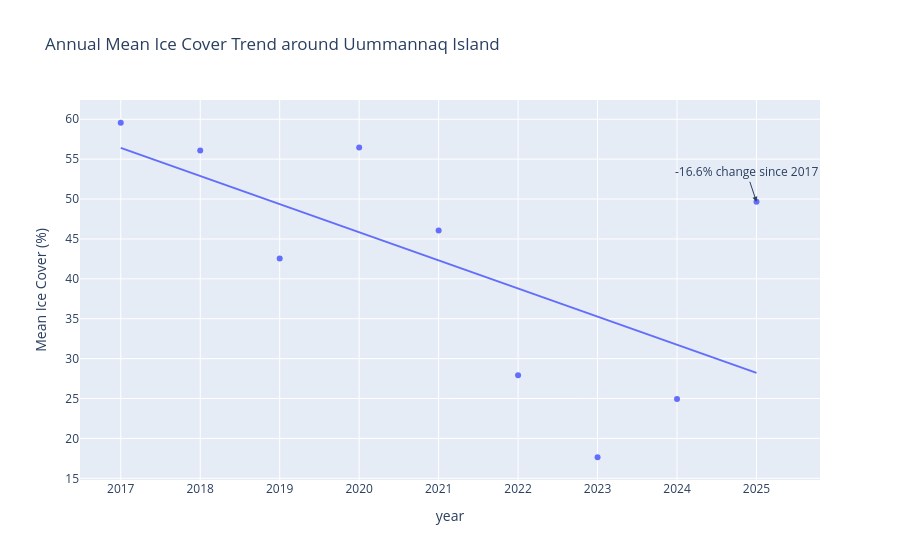

The notebook cell saved with this chart:
### Code cell
# %% [code]
import plotly.express as px

# 1. Annual Mean Ice Cover Trend with Regression & Change Annotation
annual = df.groupby('year')['ice_pct'].mean().reset_index()
annual['ice_pct'] *= 100  # to percent

fig = px.scatter(
    annual, x='year', y='ice_pct', trendline='ols',
    labels={'ice_pct':'Mean Ice Cover (%)'},
    title='Annual Mean Ice Cover Trend around Uummannaq Island'
)
# Annotate overall percent change from first to last year
first, last = annual.iloc[0], annual.iloc[-1]
pct_change = (last.ice_pct - first.ice_pct) / first.ice_pct * 100
fig.add_annotation(
    x=last.year, y=last.ice_pct,
    text=f"{pct_change:.1f}% change since {int(first.year)}",
    showarrow=True, arrowhead=2
)
fig.show()

### Figure 1 — Plotly figure (JSON) as saved in the notebook; plotly's stock layout.template omitted (floating-point values rounded to 4 significant figures)
{"data": [{"hovertemplate": "year=%{x}<br>Mean Ice Cover (%)=%{y}<extra></extra>", "legendgroup": "", "marker": {"color": "#636efa", "symbol": "circle"}, "mode": "markers", "name": "", "orientation": "v", "showlegend": false, "type": "scatter", "x": [2017, 2018, 2019, 2020, 2021, 2022, 2023, 2024, 2025], "xaxis": "x", "y": [59.56, 56.09, 42.54, 56.46, 46.05, 27.92, 17.64, 24.93, 49.66], "yaxis": "y"}, {"hovertemplate": "<b>OLS trendline</b><br>ice_pct = -3.52408 * year + 7164.48<br>R<sup>2</sup>=0.397740<br><br>year=%{x}<br>Mean Ice Cover (%)=%{y} <b>(trend)</b><extra></extra>", "legendgroup": "", "marker": {"color": "#636efa", "symbol": "circle"}, "mode": "lines", "name": "", "showlegend": false, "type": "scatter", "x": [2017, 2018, 2019, 2020, 2021, 2022, 2023, 2024, 2025], "xaxis": "x", "y": [56.41, 52.89, 49.37, 45.84, 42.32, 38.79, 35.27, 31.74, 28.22], "yaxis": "y"}], "layout": {"annotations": [{"arrowhead": 2, "showarrow": true, "text": "-16.6% change since 2017", "x": 2025, "y": 49.66}], "legend": {"tracegroupgap": 0}, "title": {"text": "Annual Mean Ice Cover Trend around Uummannaq Island"}, "xaxis": {"anchor": "y", "domain": [0, 1], "title": {"text": "year"}}, "yaxis": {"anchor": "x", "domain": [0, 1], "title": {"text": "Mean Ice Cover (%)"}}}}
